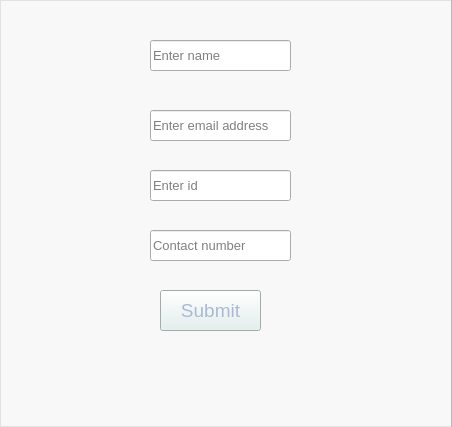
<?xml version="1.0" encoding="UTF-8"?>
<ui version="4.0">
 <class>AddManager</class>
 <widget class="QFrame" name="AddManager">
  <property name="geometry">
   <rect>
    <x>0</x>
    <y>0</y>
    <width>452</width>
    <height>427</height>
   </rect>
  </property>
  <property name="windowTitle">
   <string>add manager</string>
  </property>
  <property name="windowIcon">
   <iconset resource="resources.qrc">
    <normaloff>:/newPrefix/res/user.png</normaloff>:/newPrefix/res/user.png</iconset>
  </property>
  <property name="frameShape">
   <enum>QFrame::StyledPanel</enum>
  </property>
  <property name="frameShadow">
   <enum>QFrame::Raised</enum>
  </property>
  <widget class="QLabel" name="main">
   <property name="geometry">
    <rect>
     <x>-4</x>
     <y>-11</y>
     <width>671</width>
     <height>471</height>
    </rect>
   </property>
   <property name="styleSheet">
    <string notr="true">background-image: url(:/newPrefix/res/tv-interview-vector-illustration-vector-clipart_csp45553405.jpg);</string>
   </property>
   <property name="text">
    <string/>
   </property>
  </widget>
  <widget class="QLineEdit" name="name_edit">
   <property name="geometry">
    <rect>
     <x>150</x>
     <y>40</y>
     <width>141</width>
     <height>31</height>
    </rect>
   </property>
   <property name="font">
    <font>
     <pointsize>10</pointsize>
    </font>
   </property>
   <property name="placeholderText">
    <string>Enter name</string>
   </property>
  </widget>
  <widget class="QLineEdit" name="email_edit">
   <property name="geometry">
    <rect>
     <x>150</x>
     <y>110</y>
     <width>141</width>
     <height>31</height>
    </rect>
   </property>
   <property name="font">
    <font>
     <pointsize>10</pointsize>
    </font>
   </property>
   <property name="placeholderText">
    <string>Enter email address</string>
   </property>
  </widget>
  <widget class="QLineEdit" name="id_edit">
   <property name="geometry">
    <rect>
     <x>150</x>
     <y>170</y>
     <width>141</width>
     <height>31</height>
    </rect>
   </property>
   <property name="font">
    <font>
     <pointsize>10</pointsize>
    </font>
   </property>
   <property name="placeholderText">
    <string>Enter id</string>
   </property>
  </widget>
  <widget class="QLineEdit" name="contact_edit">
   <property name="geometry">
    <rect>
     <x>150</x>
     <y>230</y>
     <width>141</width>
     <height>31</height>
    </rect>
   </property>
   <property name="font">
    <font>
     <pointsize>10</pointsize>
    </font>
   </property>
   <property name="placeholderText">
    <string>Contact number</string>
   </property>
  </widget>
  <widget class="QPushButton" name="btn_submit">
   <property name="geometry">
    <rect>
     <x>160</x>
     <y>290</y>
     <width>101</width>
     <height>41</height>
    </rect>
   </property>
   <property name="font">
    <font>
     <pointsize>14</pointsize>
    </font>
   </property>
   <property name="styleSheet">
    <string notr="true">background-color: rgb(225, 241, 238);
color: rgb(173, 184, 212);</string>
   </property>
   <property name="text">
    <string>Submit</string>
   </property>
  </widget>
  <widget class="QLabel" name="overlay">
   <property name="geometry">
    <rect>
     <x>-10</x>
     <y>0</y>
     <width>461</width>
     <height>431</height>
    </rect>
   </property>
   <property name="styleSheet">
    <string notr="true">background-color: rgba(255, 255, 255, 150);
</string>
   </property>
   <property name="text">
    <string/>
   </property>
  </widget>
  <zorder>main</zorder>
  <zorder>overlay</zorder>
  <zorder>name_edit</zorder>
  <zorder>email_edit</zorder>
  <zorder>id_edit</zorder>
  <zorder>contact_edit</zorder>
  <zorder>btn_submit</zorder>
 </widget>
 <resources>
  <include location="resources.qrc"/>
 </resources>
 <connections/>
</ui>
